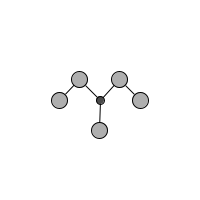
Frame 1 (no input)
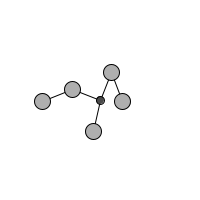
Frame 60 (the mouse pressed at the canvas centre just before this capture)
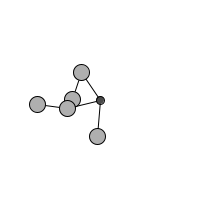
Frame 120 (the mouse held since frame 60 and released just before this capture)

The Processing sketch that drew these frames (run headless with seeded random() and noise(); from frame 60 on, the mouse is pressed at the canvas centre):

// Processing sketch: e16
// ── e16.pde
Anchor a0;
Bob    b0, b1, b2, b3, b4;
Spring s0, s1, s2, s3, s4;

void setup() {
  size(200,200);
  
  
  float w = width;
  float h = height;
  
  // anchors
  a0 = new Anchor(w/2,h/2);
  
  // bobs
  b0 = new Bob(w/2,h/2+30); // center
  b1 = new Bob(w/2+20,h/2-20); // right
  b2 = new Bob(w/2+40,h/2);
  b3 = new Bob(w/2-20,h/2-20); //left
  b4 = new Bob(w/2-40,h/2);
  
  // springs
  s0 = new Spring(9e-3,30,a0,b0);
  s1 = new Spring(1e-2,30,a0,b1);
  s2 = new Spring(1e-2,30,b1,b2);
  s3 = new Spring(1e-2,30,a0,b3);
  s4 = new Spring(1e-2,30,b3,b4);
}

void draw() {
  // accumulate forces for update
  
  s0.applyForceOnEdges();
  s1.applyForceOnEdges();
  s2.applyForceOnEdges();
  s3.applyForceOnEdges();
  s4.applyForceOnEdges();
  
  PVector g = new PVector(0,0.001);
  b0.applyForce(new PVector(0,0.085));
  b1.applyForce(g);
  b2.applyForce(g);
  b3.applyForce(g);
  b4.applyForce(g);
  
  PVector w = new PVector(-0.01,0);
  b0.applyForce(w);
  b1.applyForce(w);
  b2.applyForce(w);
  b3.applyForce(w);
  b4.applyForce(w);
  
  // update location and velocity based on previous step
  b0.update();
  b1.update();
  b2.update();
  b3.update();
  b4.update();
  
  // display things
  
  background(255);
  
  s0.display();
  s1.display();
  s2.display();
  s3.display();
  s4.display();
  
  a0.display();
  
  b0.display();
  b1.display();
  b2.display();
  b3.display();
  b4.display();
}

class Anchor implements SpringEdge {
  
  PVector location;
  
  Anchor(float x, float y) {
    location = new PVector(x,y);
  }
  
  PVector getLocation() {
    return location;
  }
  
  float getX() {
    return location.x;
  }
  
  float getY() {
    return location.y;
  }
  
  void applyForce(PVector force) {
    // NOOP
  }
  
  void display() {
    stroke(0);
    fill(75);
    ellipse(location.x,location.y,8,8);
  }
}

class Bob implements SpringEdge {
  
  PVector location;
  PVector velocity;
  PVector acceleration;
  
  Bob(float x, float y) {
    location = new PVector(x,y);
    velocity = new PVector(0,0);
    acceleration = new PVector(0,0);
  }
  
  PVector getLocation() {
    return location;
  }
  
  float getX() {
    return location.x;
  }
  
  float getY() {
    return location.y;
  }
  
  void applyForce(PVector force) {
    acceleration.add(force);
  }
  
  void update() {
    velocity.add(acceleration);
    velocity.mult(0.997);
    location.add(velocity);
    
    acceleration = new PVector(0,0); // for next loop
  }
  
  void display() {
    stroke(0);
    fill(175);
    ellipse(location.x,location.y,16,16);
  }
}

class Spring {
  
  SpringEdge start;
  SpringEdge end;
  float k;
  float restLength;
  
  Spring(float k_, float restLength_, SpringEdge start_, SpringEdge end_) {
    start = start_;
    end = end_;
    k = k_;
    restLength = restLength_;
  }
  
  void applyForceOnEdges() {
    PVector f1 = PVector.sub(end.getLocation(),start.getLocation()); // from start to end
    float x = f1.mag() - restLength;
    f1.setMag(k*x);
    
    start.applyForce(f1);
    
    PVector f2 = PVector.mult(f1,-1);
    end.applyForce(f2);
  }
  
  void display() {
    stroke(0);
    line(start.getX(),start.getY(),end.getX(),end.getY());
  }
}

interface SpringEdge {
  
  PVector getLocation();
  float getX();
  float getY();
  
  void applyForce(PVector force);
}
